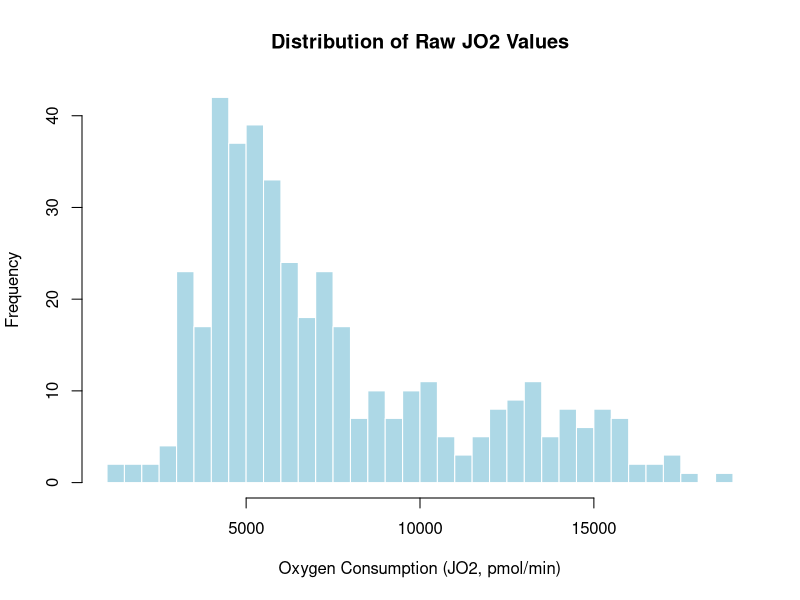
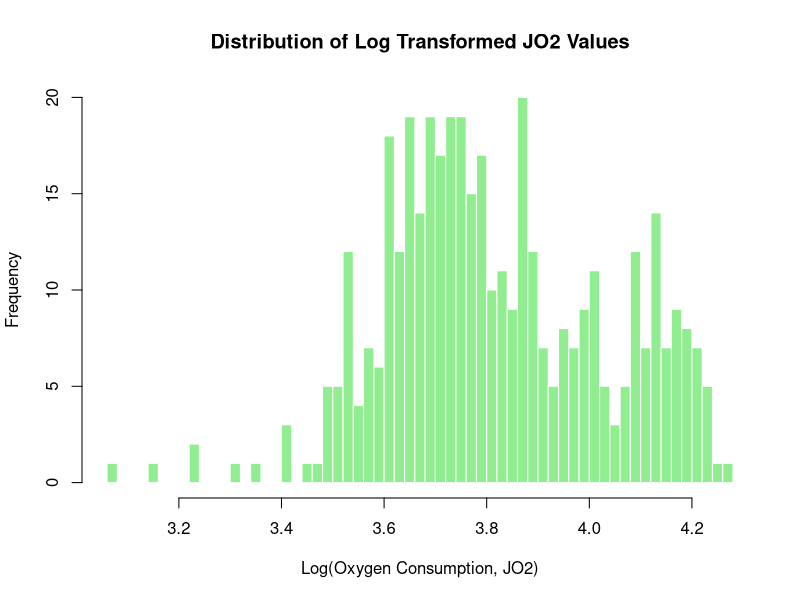
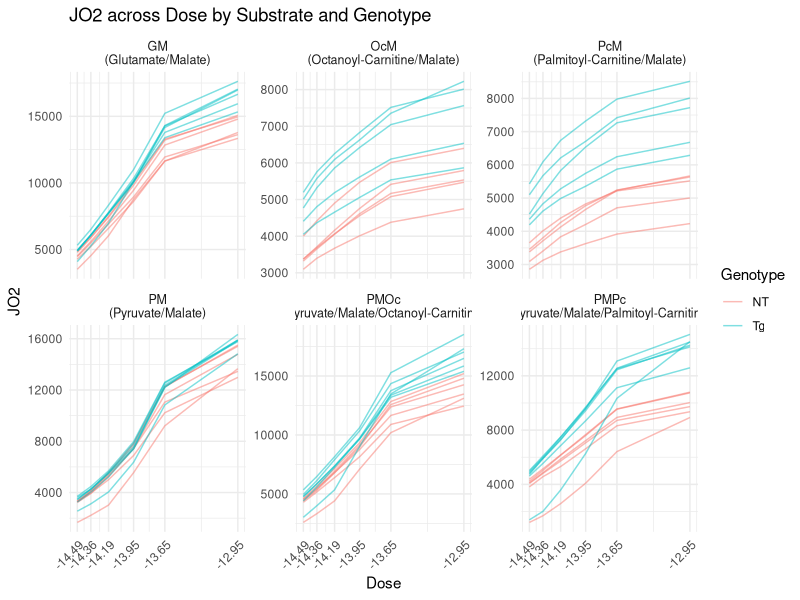
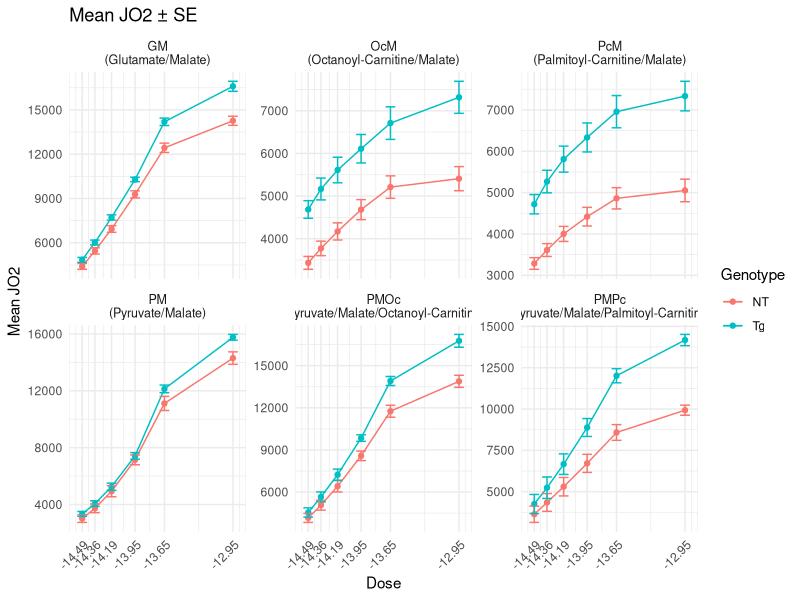
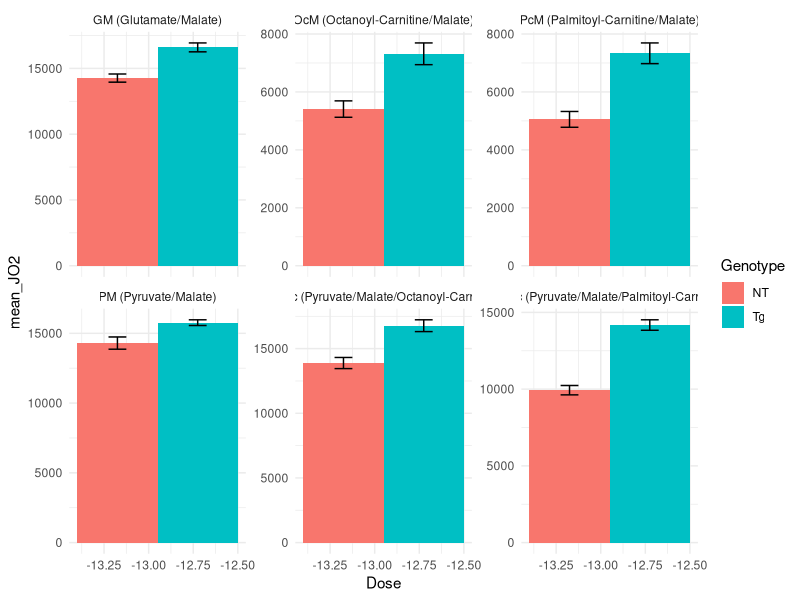
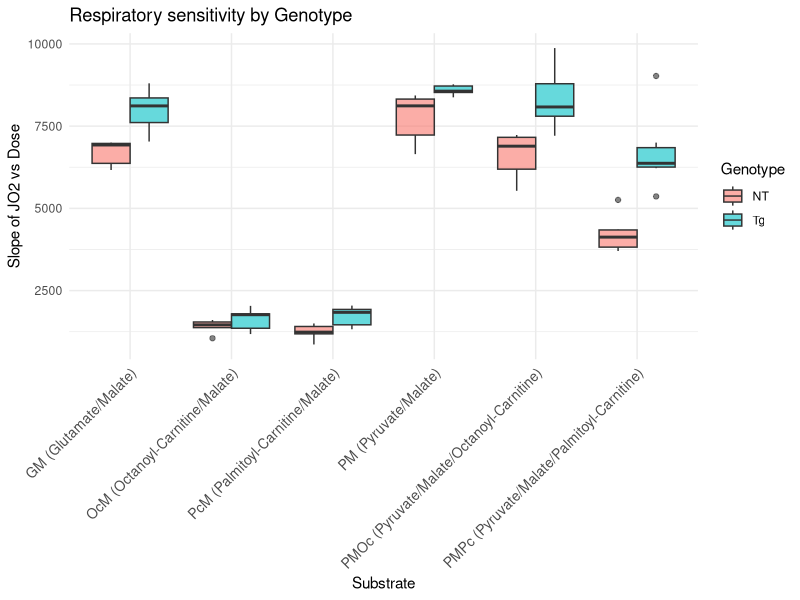
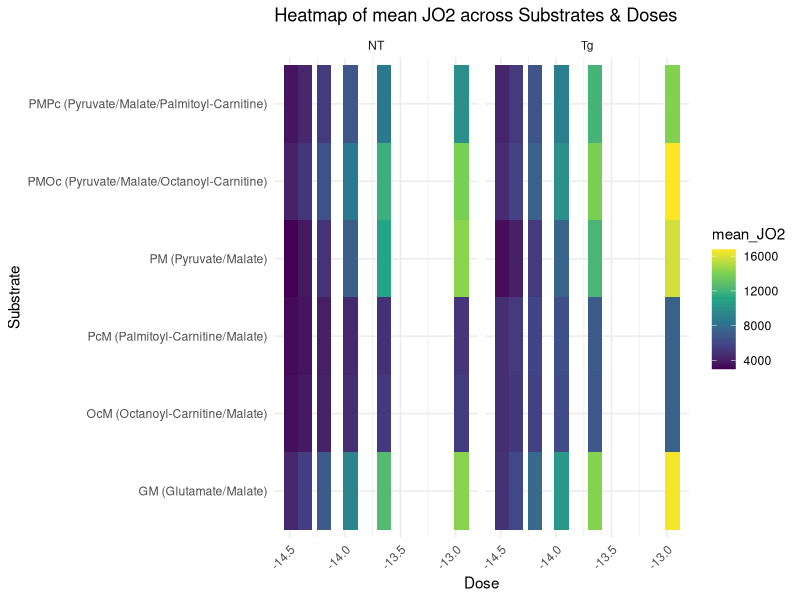
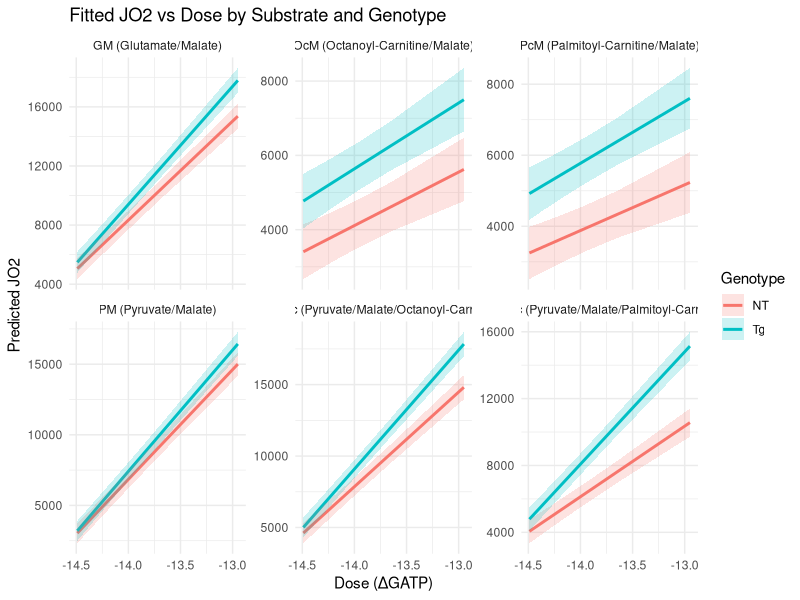

Reproduce these figures in R, in order.
## ---- chunk 1
# imports
library(readr)
library(tidyverse)
library(patchwork)
library(scales)
library(ggplot2)
library(dplyr)
library(tidyr)
library(stringr)
library(broom)
library(car)
library(lme4)
library(lmerTest)
## ---- chunk 2

raw <- read_csv("data/JO2.csv", col_names = FALSE, show_col_types = FALSE)

header1 <- as.character(unlist(raw[1, ]))  # substrates in row 1
header2 <- as.character(unlist(raw[2, ]))  # doses in row 2

sub <- header1
sub[1] <- "Subject"
for (i in 2:length(sub)) {
  if (is.na(sub[i]) || sub[i] == "") sub[i] <- sub[i - 1]
}

dose <- header2
dose[1] <- NA  # first col is Subject

new_names <- c("Subject", paste(sub[-1], dose[-1], sep = "_"))

dat <- raw[-c(1, 2), ]
names(dat) <- new_names
dat <- dat |> mutate(across(-Subject, ~ suppressWarnings(as.numeric(.))))

data_long <- dat |>
  pivot_longer(
    cols = -Subject,
    names_to = c("Substrate", "Dose"),
    names_sep = "_",
    values_to = "JO2"
  ) |>
  filter(Dose != "Basal") |>
  mutate(
    Genotype = if_else(str_detect(Subject, "^NT"), "NT", "Tg"),
    Dose_num = as.numeric(Dose), 
    Dose = factor(Dose,
                  levels = c("Basal", "-12.95","-13.65","-13.95","-14.19","-14.36","-14.49"),
                  ordered = TRUE)
  ) |>
  drop_na(JO2)   

## ---- chunk 3
glimpse(data_long)
## ---- chunk 4
#| label: histograms

# Raw JO2
hist(
  data_long$JO2,
  breaks = 60,
  main = "Distribution of Raw JO2 Values",
  xlab = "Oxygen Consumption (JO2, pmol/min)",
  ylab = "Frequency",
  col = "lightblue",
  border = "white"
)

# Log10-transformed JO2
hist(
  log10(data_long$JO2),
  breaks = 60,
  main = "Distribution of Log Transformed JO2 Values",
  xlab = "Log(Oxygen Consumption, JO2)",
  ylab = "Frequency",
  col = "lightgreen",
  border = "white"
)

data_long <- data_long |>
  mutate(logJO2 = log10(JO2))

## ---- chunk 5

# Keep Dose numeric
data_long <- data_long |>
  mutate(Dose = as.numeric(as.character(Dose)))

# Get all unique doses
all_doses <- sort(unique(data_long$Dose))

summary_data <- data_long |>
  group_by(Substrate, Genotype, Dose) |>
  summarise(
    mean_JO2 = mean(JO2, na.rm = TRUE),
    se = sd(JO2, na.rm = TRUE) / sqrt(n()),
    .groups = "drop"
  )

# Plot individual lines with exact dose labels
ggplot(data_long, aes(x = Dose, y = JO2, color = Genotype, group = Subject)) +
  geom_line(alpha = 0.5) +
  facet_wrap(~ Substrate, scales = "free_y", labeller = label_wrap_gen(width = 15)) +
  scale_x_continuous(breaks = all_doses) +  # show all doses exactly
  theme_minimal() +
  labs(title = "JO2 across Dose by Substrate and Genotype") +
  theme(
    axis.text.x = element_text(angle = 45, hjust = 1, size = 9),
    strip.text = element_text(size = 9)
  )

# Plot genotype means ± SE with exact dose labels
ggplot(summary_data, aes(Dose, mean_JO2, color = Genotype, group = Genotype)) +
  geom_line() + 
  geom_point() +
  geom_errorbar(aes(ymin = mean_JO2 - se, ymax = mean_JO2 + se), width = 0.1) +
  facet_wrap(~ Substrate, scales = "free_y", labeller = label_wrap_gen(width = 15)) +
  scale_x_continuous(breaks = all_doses) +  # show all doses exactly
  theme_minimal() +
  labs(title = "Mean JO2 ± SE", y = "Mean JO2") +
  theme(
    axis.text.x = element_text(angle = 45, hjust = 1, size = 9),
    strip.text = element_text(size = 9)
  )

## ---- chunk 6
data_long |>
  filter(Dose %in% c("Basal", "-12.95")) |>
  group_by(Genotype, Substrate, Dose) |>
  summarise(mean_JO2 = mean(JO2), se = sd(JO2)/sqrt(n()), .groups = "drop") |>
  ggplot(aes(x = Dose, y = mean_JO2, fill = Genotype)) +
  geom_col(position = position_dodge()) +
  geom_errorbar(aes(ymin = mean_JO2-se, ymax = mean_JO2+se),
                width = 0.2, position = position_dodge(0.9)) +
  facet_wrap(~Substrate, scales = "free_y") +
  theme_minimal()
## ---- chunk 7
slopes <- data_long |>
  group_by(Subject, Genotype, Substrate) |>
  do(tidy(lm(JO2 ~ Dose_num, data = .))) |>
  filter(term == "Dose_num")

ggplot(slopes, aes(x = Substrate, y = estimate, fill = Genotype)) +
  geom_boxplot(alpha = 0.6, position = position_dodge()) +
  theme_minimal() +
  labs(y = "Slope of JO2 vs Dose", title = "Respiratory sensitivity by Genotype") +
  theme(
    axis.text.x = element_text(angle = 45, hjust = 1, size = 10)  # rotate labels
  )
## ---- chunk 8
heat <- data_long |>
  group_by(Substrate, Dose, Genotype) |>
  summarise(mean_JO2 = mean(JO2), .groups = "drop")

ggplot(heat, aes(x = Dose, y = Substrate, fill = mean_JO2)) +
  geom_tile() +
  facet_wrap(~Genotype) +
  scale_fill_viridis_c() +
  theme_minimal() +
  labs(title = "Heatmap of mean JO2 across Substrates & Doses") +
  theme(
    axis.text.x = element_text(angle = 45, hjust = 1)  # rotate x labels
  )
## ---- chunk 9

# Linear model on raw JO2, ignoring subject correlation
lm_raw <- lm(JO2 ~ Substrate * Dose, data = data_long)

# Model summary
summary(lm_raw)

# ANOVA table (Type I by default)
anova(lm_raw)

# Type II/III sums of squares:
Anova(lm_raw, type = 2)  # Type II
Anova(lm_raw, type = 3)  # Type III

## ---- chunk 10
# Marginal (group-level) model: JO2 by genotype only
lm_marginal <- lm(JO2 ~ Genotype, data = data_long)

# Summary and ANOVA
summary(lm_marginal)
anova(lm_marginal)

# Multiple regression with genotype, substrate, dose, and interactions
lm_multi <- lm(JO2 ~ Genotype * Substrate * Dose, data = data_long)

# Type II/III ANOVA (from car package)
library(car)
Anova(lm_multi, type = 2)  # main effects after accounting for others
Anova(lm_multi, type = 3)  # tests each term with all interactions

## ---- chunk 11
# Mixed model: random intercept for each mouse
lmm <- lmer(JO2 ~ Genotype * Substrate * Dose + (1 | Subject), data = data_long)

# Summary
summary(lmm)

# Type II/III tests for fixed effects
anova(lmm, type = 3)  # Type III ANOVA table
## ---- chunk 12
library(ggeffects)
library(ggplot2)

# Predictions across dose values for each genotype × substrate
pred <- ggpredict(lmm, terms = c("Dose [all]", "Genotype", "Substrate"))

# Plot fitted curves with CIs
ggplot(pred, aes(x = x, y = predicted, color = group)) +
  geom_line(size = 1) +
  geom_ribbon(aes(ymin = conf.low, ymax = conf.high, fill = group), alpha = 0.2, color = NA) +
  facet_wrap(~facet, scales = "free_y") +
  theme_minimal() +
  labs(
    title = "Fitted JO2 vs Dose by Substrate and Genotype",
    x = "Dose (ΔGATP)", y = "Predicted JO2",
    color = "Genotype", fill = "Genotype"
  )
## ---- chunk 13
library(emmeans)
library(dplyr)

# Estimated marginal means for each Substrate × Dose × Genotype
emm <- emmeans(lmm, ~ Genotype | Substrate * Dose)

# Compute differences Tg – NT
contrast_df <- contrast(emm, method = "revpairwise") %>%
  as.data.frame()

# Plot heatmap
ggplot(contrast_df, aes(x = Dose, y = Substrate, fill = estimate)) +
  geom_tile() +
  scale_fill_gradient2(
    low = "blue", mid = "white", high = "red", midpoint = 0,
    name = "Tg – NT difference"
  ) +
  theme_minimal() +
  labs(title = "Genotype Effect (Tg – NT) across \
       Substrates and Doses",
       x = "Dose (ΔGATP)", y = "Substrate")
## ---- chunk 14
plot(lmm, resid(., type="pearson") ~ fitted(.), abline=0)

# QQ plot
qqnorm(resid(lmm))
qqline(resid(lmm))
